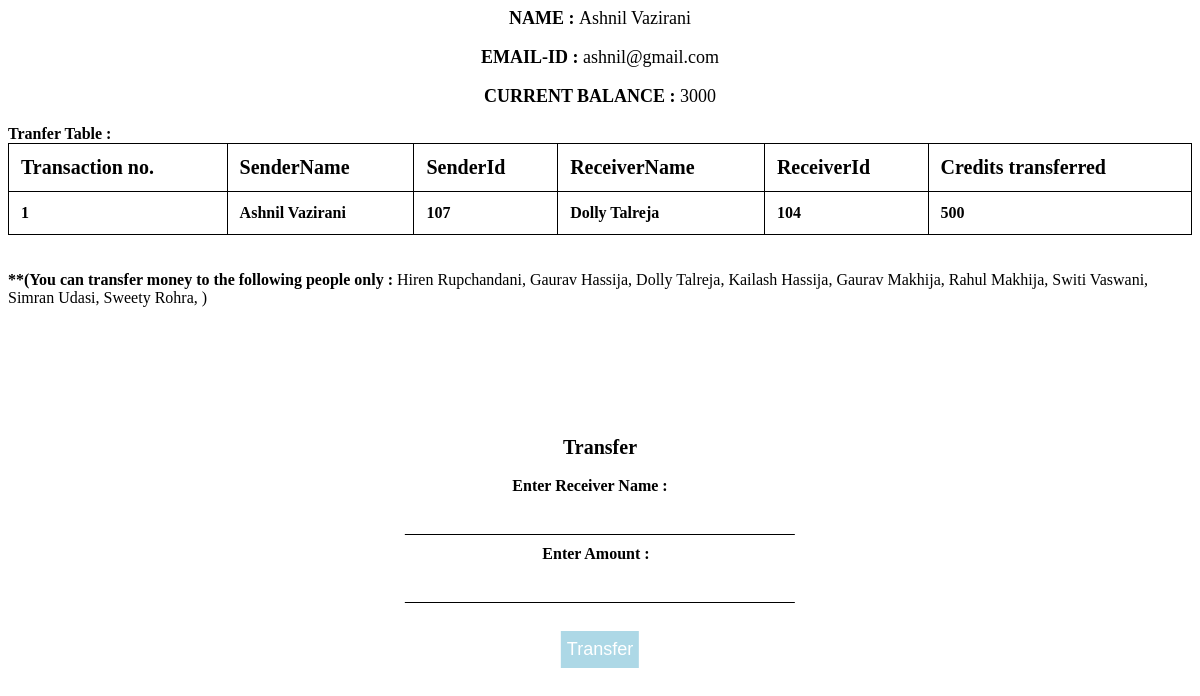
Screenshot of /transaction.php?id=107&sname=Ashnil Vazirani&scredit=3000 with the database file from the repository.
### tables this page shows
CREATE TABLE `users` (
  `user_id` int(11) NOT NULL,
  `user_name` varchar(255) NOT NULL,
  `user_email` varchar(255) NOT NULL,
  `user_credit` varchar(255) NOT NULL
);

CREATE TABLE `transfer` (
  `trans_id` int(11) NOT NULL,
  `sender_id` int(11) NOT NULL,
  `sender` varchar(255) NOT NULL,
  `receiver_id` int(11) NOT NULL,
  `receiver` varchar(255) NOT NULL,
  `credit` int(11) NOT NULL
);

### transaction.php (the view, shortened to what this page needs)
<?php
require_once("database.php");
?>
<html>
<head>
    </head>
    <body>
    <?php
$id = $_GET['id'];
$sname  = $_GET['sname'];
$scredit = $_GET['scredit'];
$query="SELECT * FROM users WHERE user_id = $id";
$result=mysqli_query($connection,$query);
$row = mysqli_fetch_assoc($result);
        ?>
        <p style="font-size:18px;text-align:center;"><B>NAME : </B> <?php
       echo $row['user_name'];?> </p>
        <p style="font-size:18px;text-align:center;"><B>EMAIL-ID : </B> <?php
       echo $row['user_email'];?> </p>
        <p style="font-size:18px;text-align:center;"><B>CURRENT BALANCE : </B> <?php
       echo $row['user_credit'];?> </p>
      <B> <?php  echo "Tranfer Table : " ?> </B>
        <?php
        $query1="SELECT * FROM transfer WHERE sender_id = $id ORDER BY trans_id DESC ";
$result1=mysqli_query($connection,$query1);
?>
         <table style="width:100%">
        <thead>
        <tr>
        <th>Transaction no.</th>
        <th>SenderName</th>
        <th>SenderId</th>
        <th>ReceiverName</th>
        <th>ReceiverId</th>
        <th>Credits transferred</th>
        </tr></thead>
        <tr>
        <tbody>
        <?php
            while($rows1 = mysqli_fetch_assoc($result1)){    ?>
            <tr>
            <td><?php echo $rows1['trans_id'];?></td>
                <td><?php echo $rows1['sender'];?></td>
                <td><?php echo $rows1['sender_id'];?></td>
                <td><?php echo $rows1['receiver'];?></td>
                <td><?php echo $rows1['receiver_id'];?></td>
                <td><?php echo $rows1['credit'];?></td>
            </tr>
            <?php             }
             ?>
                </tbody></table>
<br><br>
         <B><?php echo "**(You can transfer money to the following people only :";
             ?></B>
   <?php
        $query2="SELECT * FROM users WHERE user_id != $id";
$result2=mysqli_query($connection,$query2);
while( $row2 = mysqli_fetch_assoc($result2)){
echo $row2['user_name'];
    echo ", ";
}
        echo ")";
?><br><br>
        <div class="details" align="center">
        <form action="transaction_status.php?id=<?php echo "$id"?>&sname=<?php echo "$sname"?>&scredit=<?php echo "$scredit"?>" method="POST" role="form">
	<legend><B style="font-size:20px;">Transfer</B></legend><br>
   <div class="form-group">
		<label for=""><B>Enter Receiver Name : &ensp;&ensp; </B></label>
		<input type="text" name="rname" required>
	</div>
                <div class="form-group">
		<label for=""><B>Enter Amount : &nbsp; </B></label>
		<input type="text" name="amt" required>
	</div>
<br>
	<button type="submit" name="submit">Transfer</button>
</form>
        </div>
    </body></html>

### transaction.php (style rules this page uses)
table,td,th { border:1px solid black; border-collapse:collapse; font-weight: bolder; }
td,th { padding:12px; text-align:left; }
thead { font-size: 20px; }
tbody { text-align: center; }
.details { height: auto; top: 70%; left: 50%; position: absolute; transform: translate(-50%,-50%); box-sizing: border-box; padding: 30px 40px; }
.details input { width: 100%; margin-bottom: 10px; }
.details input[type="text"], input[type="password"], input[type="email"] { border: none; border-bottom: 1px solid #000; background: transparent; outline: none; height: 40px; font-size: 16px; }
.details button[type="submit"] { border: none; outline: none; height: 37px; background: lightblue; color: #fff; font-size: 18px; }

### rows the page displays
users: user_name "Ashnil Vazirani", user_email "ashnil@gmail.com", user_credit "3000"
transfer: trans_id "1", sender "Ashnil Vazirani", sender "107", receiver "Dolly Talreja", receiver "104", credit "500"
users: user_name "Hiren Rupchandani"
users: user_name "Gaurav Hassija"
users: user_name "Dolly Talreja"
users: user_name "Kailash Hassija"
users: user_name "Gaurav Makhija"
users: user_name "Rahul Makhija"
users: user_name "Switi Vaswani"
users: user_name "Simran Udasi"
users: user_name "Sweety Rohra"
